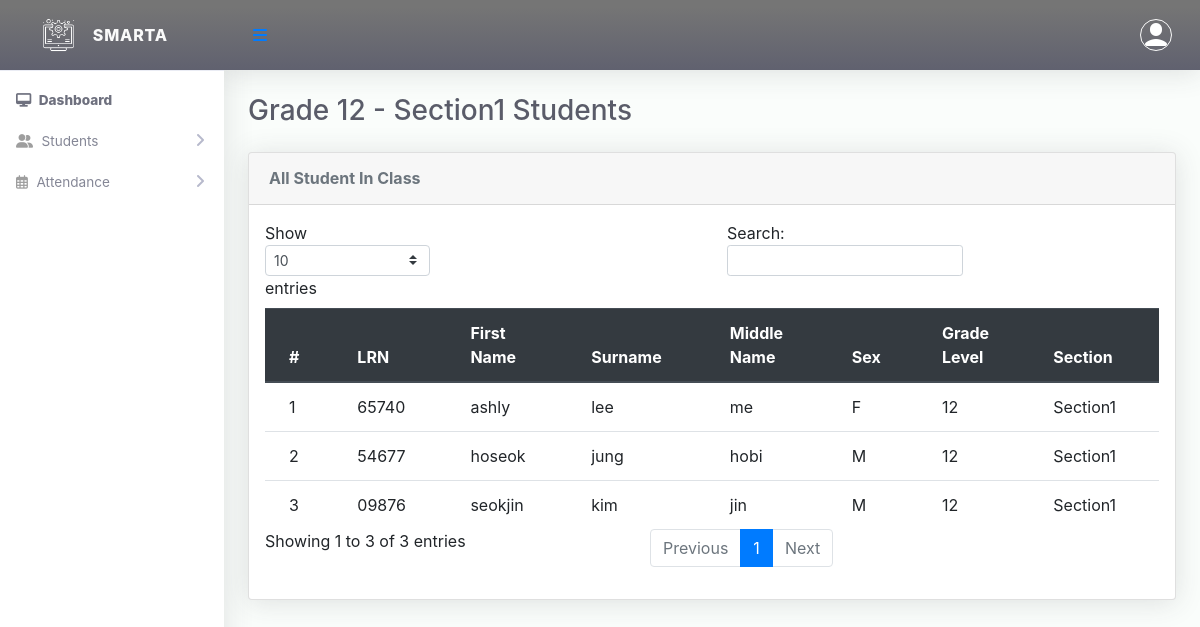
The page /ClassTeacher/viewStudents.php (signed in) on the database its author committed.
### tables this page shows
CREATE TABLE `tblclassarms` (
  `Id` int(10) NOT NULL,
  `classId` varchar(10) NOT NULL,
  `classArmName` varchar(255) NOT NULL,
  `isAssigned` varchar(10) NOT NULL
);

CREATE TABLE `tblclass` (
  `Id` int(10) NOT NULL,
  `className` varchar(255) NOT NULL
);

CREATE TABLE `tblstudents` (
  `Id` int(10) NOT NULL,
  `firstName` varchar(255) NOT NULL,
  `lastName` varchar(255) NOT NULL,
  `otherName` varchar(255) NOT NULL,
  `sex` varchar(10) NOT NULL,
  `admissionNumber` varchar(255) NOT NULL,
  `password` varchar(50) NOT NULL,
  `classId` varchar(10) NOT NULL,
  `classArmId` varchar(10) NOT NULL,
  `dateCreated` varchar(50) NOT NULL
);

### ClassTeacher/viewStudents.php (the view, shortened to what this page needs)
<?php
include '../Includes/dbcon.php';
$query = "SELECT tblclass.className,tblclassarms.classArmName
    FROM tblclassteacher
    INNER JOIN tblclass ON tblclass.Id = tblclassteacher.classId
    INNER JOIN tblclassarms ON tblclassarms.Id = tblclassteacher.classArmId
    Where tblclassteacher.Id = '$_SESSION[userId]'";
    $rs = $conn->query($query);
    $rrw = $rs->fetch_assoc();
?>
<!DOCTYPE html>
<html lang="en">
<head>
  <link href="../vendor/fontawesome-free/css/all.min.css" rel="stylesheet" type="text/css">
  <link href="../vendor/bootstrap/css/bootstrap.min.css" rel="stylesheet" type="text/css">
  <link href="css/ruang-admin.min.css" rel="stylesheet">
</head>
<body id="page-top">
  <div id="wrapper">
      <?php include "Includes/sidebar.php";?>
    <div id="content-wrapper" class="d-flex flex-column">
      <div id="content">
       <?php include "Includes/topbar.php";?>
        <div class="container-fluid" id="container-wrapper">
          <div class="d-sm-flex align-items-center justify-content-between mb-4">
            <h1 class="h3 mb-0 text-gray-800">Grade <?php echo $rrw['className'].' - '.$rrw['classArmName'];?> Students</h1>
          </div>
          <div class="row">
            <div class="col-lg-12">
                 <div class="row">
              <div class="col-lg-12">
              <div class="card mb-4">
                <div class="card-header py-3 d-flex flex-row align-items-center justify-content-between">
                  <h6 class="m-0 font-weight-bold text-secondary">All Student In Class</h6>
                </div>
                <div class="table-responsive p-3">
                  <table class="table align-items-center table-flush table-hover" id="dataTableHover">
                    <thead class="thead-dark">
                      <tr>
                        <th>#</th>
                        <th>LRN</th>
                        <th>First Name</th>
                        <th>Surname</th>
                        <th>Middle Name</th>
                        <th>Sex</th>
                        <th>Grade Level</th>
                        <th>Section</th>
                      </tr>
                    </thead>
                    <tbody>
                  <?php
                      $query = "SELECT tblstudents.Id,tblclass.className,tblclassarms.classArmName,tblclassarms.Id AS classArmId,tblstudents.firstName,
                      tblstudents.lastName,tblstudents.otherName, tblstudents.sex,tblstudents.admissionNumber,tblstudents.dateCreated
                      FROM tblstudents
                      INNER JOIN tblclass ON tblclass.Id = tblstudents.classId
                      INNER JOIN tblclassarms ON tblclassarms.Id = tblstudents.classArmId
                      where tblstudents.classId = '$_SESSION[classId]' and tblstudents.classArmId = '$_SESSION[classArmId]'";
                      $rs = $conn->query($query);
                      $num = $rs->num_rows;
                      $sn=0;
                      if($num > 0)
                      {
                        while ($rows = $rs->fetch_assoc())
                          {
                             $sn = $sn + 1;
                            echo"
                              <tr>
                                <td>".$sn."</td>
                                <td>".$rows['admissionNumber']."</td>
                                <td>".$rows['firstName']."</td>
                                <td>".$rows['lastName']."</td>
                                <td>".$rows['otherName']."</td>
                                <td>".$rows['sex']."</td>
                                <td>".$rows['className']."</td>
                                <td>".$rows['classArmName']."</td>
                              </tr>";
                          }
                      }
                      else
                      {
                           echo
                           "<div class='alert alert-danger' role='alert'>
                            No Record Found!
                            </div>";
                      }
                      ?>
                    </tbody>
                  </table>
                </div>
              </div>
            </div>
            </div>
          </div>
        </div>
      </div>
    </div>
  </div>
</body>
</html>

### rows shown on the page
tblclassarms: classId.className "12", classArmName "Section1"
tblstudents: admissionNumber "65740", firstName "ashly", lastName "lee", otherName "me", sex "F", classId.className "12", classArmId.classArmName "Section1"
tblstudents: admissionNumber "54677", firstName "hoseok", lastName "jung", otherName "hobi", sex "M", classId.className "12", classArmId.classArmName "Section1"
tblstudents: admissionNumber "09876", firstName "seokjin", lastName "kim", otherName "jin", sex "M", classId.className "12", classArmId.classArmName "Section1"
